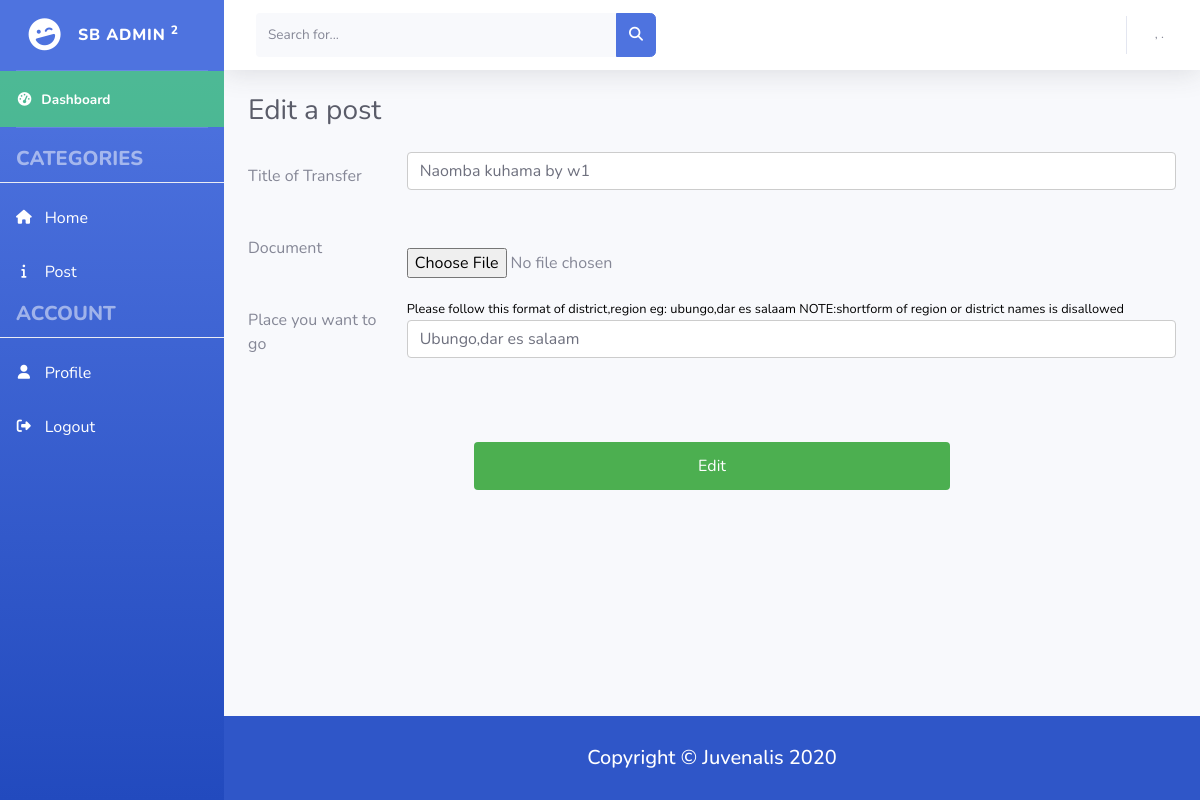
Screenshot of /workers/editMyTransfer.php?id=11 with the database file from the repository.
### tables this page shows
CREATE TABLE `user_transfers` (
  `transfer_id` int(11) NOT NULL,
  `user_id` int(11) NOT NULL,
  `transfer_title` varchar(255) NOT NULL,
  `file` varchar(255) NOT NULL,
  `place_to_go` varchar(255) NOT NULL,
  `viewed` enum('NO','YES') NOT NULL DEFAULT 'NO',
  `created_at` timestamp NOT NULL DEFAULT current_timestamp()
);

### workers/editMyTransfer.php (the view, shortened to what this page needs)
<?php
require_once('../functions/sendFunctionWorker.php');
$transfer_id = $_GET['id'];
$result = $conn->prepare("SELECT * FROM user_transfers WHERE transfer_id = $transfer_id");
$result->execute();
$stmt = $result->fetchAll();
?>
<!DOCTYPE html>
<html lang="en">
<head>
  <link href="../styles/vendor/fontawesome-free/css/all.min.css" rel="stylesheet" type="text/css">
  <link href="../styles/css/sb-admin-2.min.css" rel="stylesheet">
  <link rel="stylesheet" href="../styles/mystyleHome.css">
</head>
<body id="page-top">
  <div id="wrapper">
    <?php require_once('../includes/workers_includes/sidebar.php'); ?>
    <div id="content-wrapper" class="d-flex flex-column">
      <div id="content">
        <?php require_once('../includes/workers_includes/topbar.php') ?>
        <div class="container-fluid">
          <div class="d-sm-flex align-items-center justify-content-between mb-4">
            <h1 class="h3 mb-0 text-gray-800">Edit a post</h1>
          </div>
          <?php
          foreach ($stmt as $row) {
          ?>
            <form method="POST" action="" class="form-horizontal">
              <div class="form-group row">
                <label class="control-label col-sm-2" for="title">Title of Transfer</label>
                <div class="col-sm-10">
                  <input type="text" name="transfer_title" class="form-control" id="title" placeholder="Enter Title" value="<?php echo $row['transfer_title']; ?>" required>
                </div>
              </div>
              <div class="form-group row">
                <label class="control-label col-sm-2" for="document">Document</label>
                <div class="col-sm-10">
                  <br>
                  <input type="file" name="file" id="document">
                </div>
              </div>
              <div class="form-group row">
                <label class="control-label col-sm-2" for="title">Place you want to go</label>
                <div class="col-sm-10">
                  <small>Please follow this format of district,region eg: ubungo,dar es salaam NOTE:shortform of region or district names is disallowed</small>
                  <input type="text" name="place_to_go" class="form-control" id="title" placeholder="Enter place to go.." value="<?php echo $row['place_to_go']; ?>" required>
                </div>
              </div>
              <div class="form-group row">
                <button type="submit" name="edit" class="btn btn-primary btnSubmit">Edit</button>
              </div>
            </form>
          <?php } ?>
        </div>
      </div>
      <?php require_once('../includes/footer.php'); ?>
    </div>
  </div>
</body>
</html>

### styles/mystyleHome.css (style rules this page uses)
.small, small { font-size: 80%; font-weight: 400; color: black; }
input[type=text], select, textarea { width: 100%; padding: 12px; border: 1px solid #ccc; border-radius: 4px; box-sizing: border-box; resize: vertical; }
label { padding: 12px 12px 12px 0; display: inline-block; }
.btnSubmit { background-color: #4CAF50; color: white; padding: 12px 20px; border: none; border-radius: 4px; cursor: pointer; width: 50%; margin: 50px auto; }

### rows the page displays
user_transfers: transfer_title "Naomba kuhama by w1", place_to_go "Ubungo,dar es salaam"
